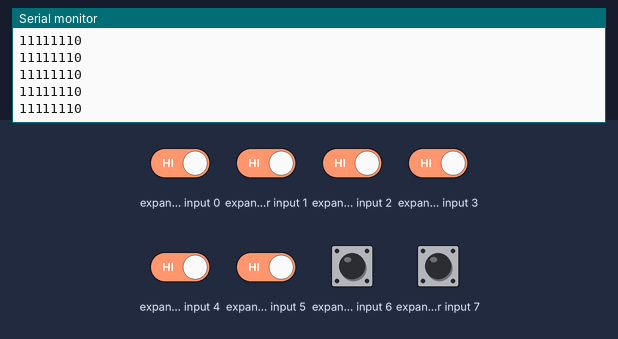
A sketch run on a simulated ESP32. On the bench: the last lines printed to the serial monitor. Wiring (inferred from the names in the program): input shift register (74HC165): load GPIO 12; clock GPIO 14; serial out GPIO 34. Inputs (shaded band) come from the test bench; at power-on: expander input 0–7 HIGH.

Above: at 1.2 s.
1.3 s: expander input 0 driven LOW
At 1.45 s:
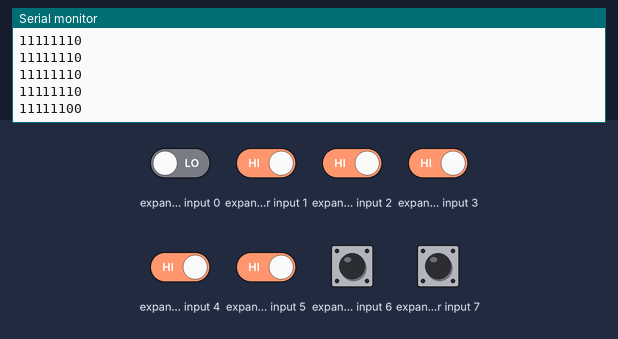
2.8 s: expander input 1 driven LOW
At 3.01 s:
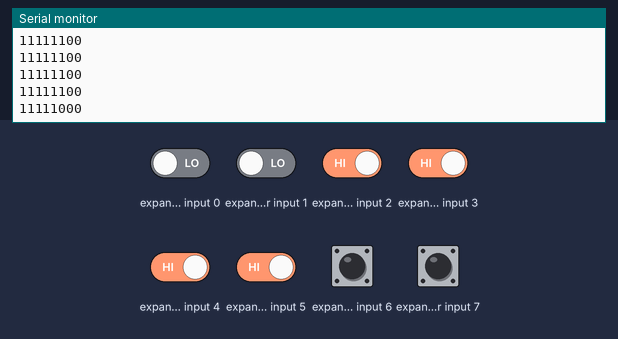
4.3 s: expander input 2 driven LOW
At 4.45 s:
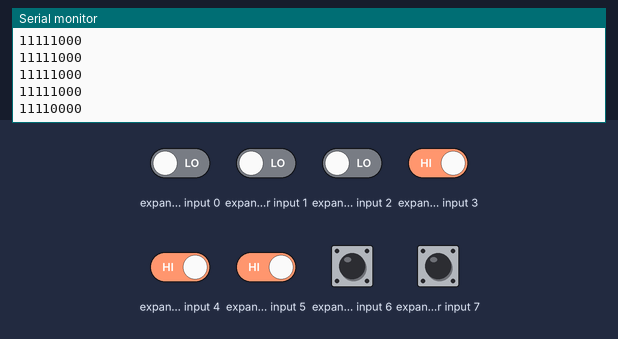
5.8 s: expander input 3 driven LOW
At 6.01 s:
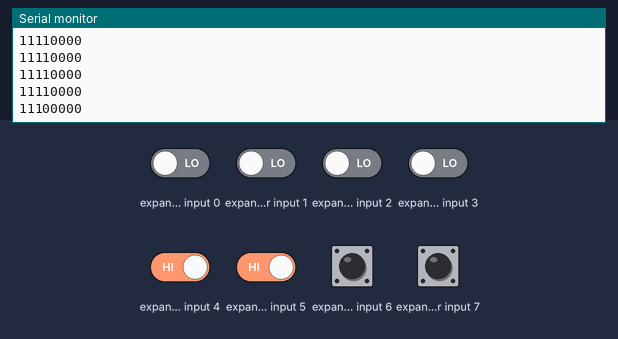
7.3 s: expander input 4 driven LOW
At 7.44 s:
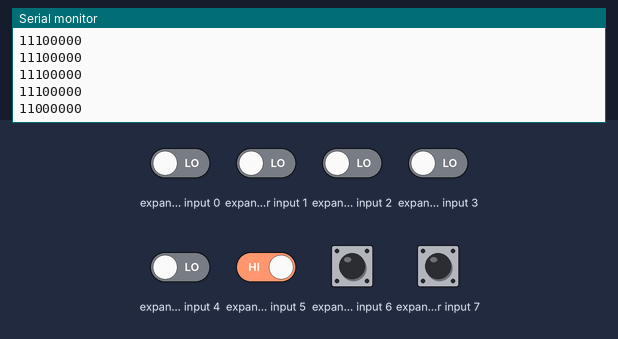
8.8 s: expander input 5 driven LOW
At 9.0 s:
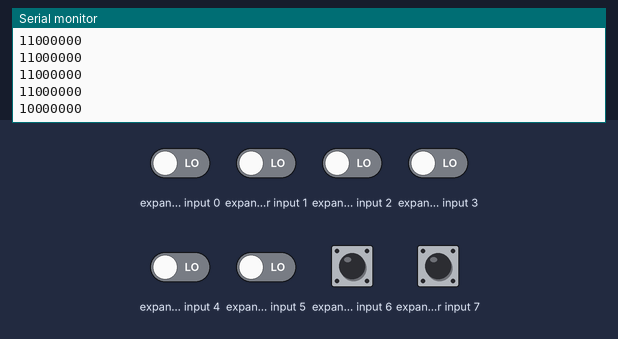
Timing chart, 0 to 11.3 s (numbered marks = the images above; inputs shaded):
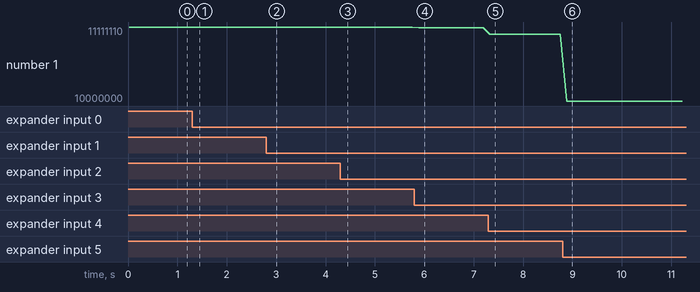

The sketch:

shift_register_test.ino
```cpp
#define SHIFT_REG_SHLD 12
#define SHIFT_REG_CLOCK 14
#define SHIFT_REG_INPUT 34

// uint8_t getState(int64_t* serial_data, uint8_t index) {
//   return (serial_data >> index) & 0x1;
// }

void setup() {
  Serial.begin(115200);
  pinMode(SHIFT_REG_CLOCK, OUTPUT);
  pinMode(SHIFT_REG_SHLD, OUTPUT);
  pinMode(SHIFT_REG_INPUT, INPUT);
  // digitalWrite(SHIFT_REG_SHLD, HIGH);
  // digitalWrite(SHIFT_REG_CLOCK, LOW);
  Serial.println("SETUP COMPLETE");
}

// the loop function runs over and over again forever
void loop() {
  digitalWrite(SHIFT_REG_SHLD, HIGH);
  delayMicroseconds(10000);
  digitalWrite(SHIFT_REG_SHLD, LOW);
  delayMicroseconds(10000);
  digitalWrite(SHIFT_REG_SHLD, HIGH);
  delayMicroseconds(10000);


  // digitalWrite(SHIFT_REG_CLOCK, HIGH);
  // Serial.println(digitalRead(SHIFT_REG_INPUT), BIN);
  // delayMicroseconds(10000);
  // digitalWrite(SHIFT_REG_CLOCK, LOW);
  // delayMicroseconds(10000);
  // digitalWrite(SHIFT_REG_CLOCK, HIGH);
  // Serial.println(digitalRead(SHIFT_REG_INPUT), BIN);
  // delayMicroseconds(10000);
  // digitalWrite(SHIFT_REG_CLOCK, LOW);
  // delayMicroseconds(10000);
  // digitalWrite(SHIFT_REG_CLOCK, HIGH);
  // Serial.println(digitalRead(SHIFT_REG_INPUT), BIN);
  // delayMicroseconds(10000);
  // digitalWrite(SHIFT_REG_CLOCK, LOW);
  // delayMicroseconds(10000);
  // digitalWrite(SHIFT_REG_CLOCK, HIGH);
  // Serial.println(digitalRead(SHIFT_REG_INPUT), BIN);
  // delayMicroseconds(10000);
  // digitalWrite(SHIFT_REG_CLOCK, LOW);
  // delayMicroseconds(10000);
  // digitalWrite(SHIFT_REG_CLOCK, HIGH);
  // Serial.println(digitalRead(SHIFT_REG_INPUT), BIN);
  // delayMicroseconds(10000);
  // digitalWrite(SHIFT_REG_CLOCK, LOW);
  // delayMicroseconds(10000);
  // digitalWrite(SHIFT_REG_CLOCK, HIGH);
  // Serial.println(digitalRead(SHIFT_REG_INPUT), BIN);
  // delayMicroseconds(10000);
  // digitalWrite(SHIFT_REG_CLOCK, LOW);
  // delayMicroseconds(10000);
  // digitalWrite(SHIFT_REG_CLOCK, HIGH);
  // Serial.println(digitalRead(SHIFT_REG_INPUT), BIN);
  // delayMicroseconds(10000);
  // digitalWrite(SHIFT_REG_CLOCK, LOW);
  // delayMicroseconds(10000);
  // digitalWrite(SHIFT_REG_CLOCK, HIGH);
  // Serial.println(digitalRead(SHIFT_REG_INPUT), BIN);
  // delayMicroseconds(10000);
  // digitalWrite(SHIFT_REG_CLOCK, LOW);


  uint32_t value = shiftIn(SHIFT_REG_INPUT, SHIFT_REG_CLOCK, MSBFIRST);
  // value |= shiftIn(SHIFT_REG_INPUT, SHIFT_REG_CLOCK, MSBFIRST) << 8;
  // value |= shiftIn(SHIFT_REG_INPUT, SHIFT_REG_CLOCK, MSBFIRST) << 16;
  // value |= shiftIn(SHIFT_REG_INPUT, SHIFT_REG_CLOCK, MSBFIRST) << 24;
  // value |= shiftIn(SHIFT_REG_INPUT, SHIFT_REG_CLOCK, MSBFIRST) << 32;
  // value |= shiftIn(SHIFT_REG_INPUT, SHIFT_REG_CLOCK, MSBFIRST) << 40;
  // value |= shiftIn(SHIFT_REG_INPUT, SHIFT_REG_CLOCK, MSBFIRST) << 48;
  // value |= shiftIn(SHIFT_REG_INPUT, SHIFT_REG_CLOCK, MSBFIRST) << 56;
  // for (int i = 0; i < 8; i++) {
  //   Serial.print((uint8_t)(value >> (8*i)), BIN);
  // }
  // Serial.println();
  Serial.println(value, BIN);

  delay(100);
}
```

Measured:
- after the input at 1.3 s, the serial monitor: prints a new line at once (image 1)
- after the input at 2.8 s, the serial monitor: prints a new line after 0.09 s (image 2)
- after the input at 4.3 s, the serial monitor: prints a new line at once (image 3)
- after the input at 5.8 s, the serial monitor: prints a new line after 0.09 s (image 4)
- after the input at 7.3 s, the serial monitor: prints a new line at once (image 5)
- after the input at 8.8 s, the serial monitor: prints a new line after 0.08 s (image 6)
- plotted number 1: 11111110 → 11111100 after the input at 1.3 s, 11111100 → 11111000 after the input at 2.8 s, 11111000 → 11110000 after the input at 4.3 s, 11110000 → 11100000 after the input at 5.8 s, 11100000 → 11000000 after the input at 7.3 s
